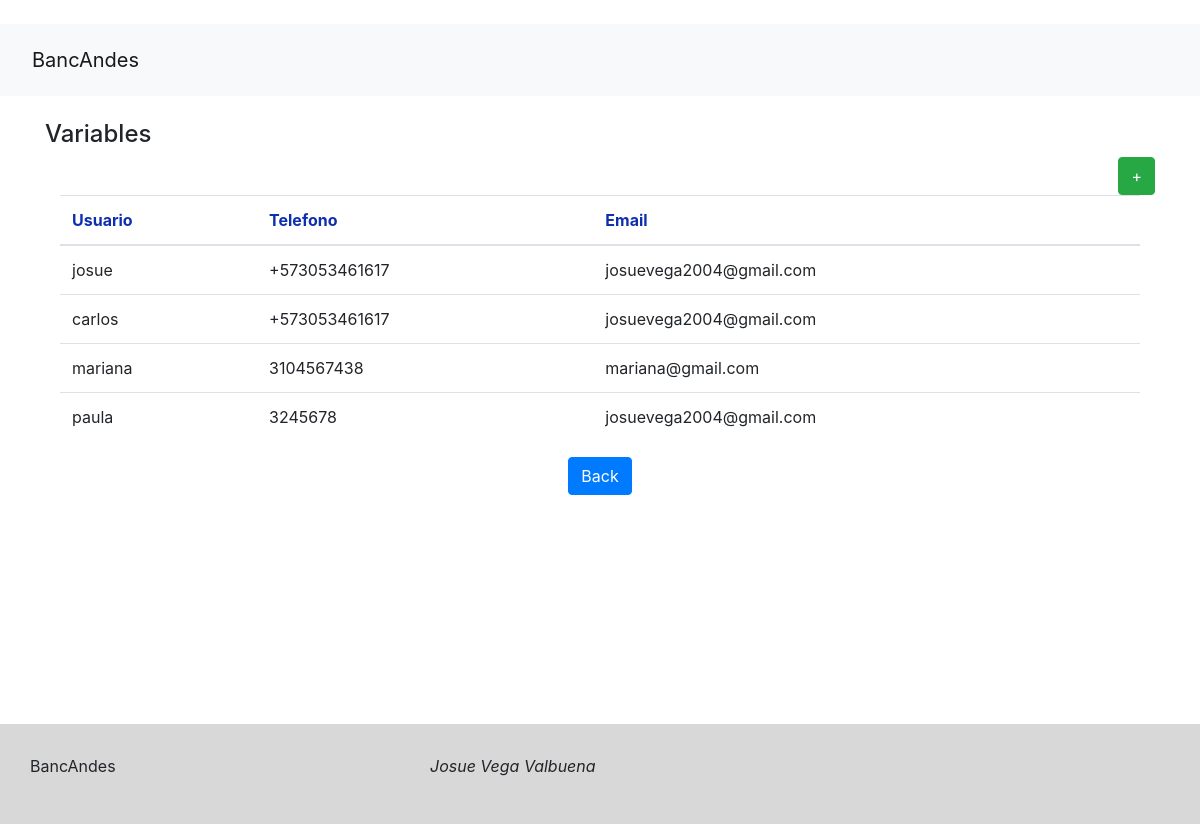
/users/, run on the app's committed database.
### usuarios/models.py (models this page shows, shortened)
class Usuario(models.Model):
    name = models.CharField(max_length=100)
    phone = models.CharField(max_length=15)
    email = models.CharField(max_length= 50)

### usuarios/views.py (the view)
# urls.py: path('users/', views.users_list, name ='users_list'),
def users_list(request):
    users = get_users()
    context = {
        'users_list': users
    }
    return render(request, 'User/users.html', context)

### usuarios/logic/user_logic.py (called while the page is built)
def get_users():
    queryset = Usuario.objects.all()
    return (queryset)

### usuarios/templates/User/users.html
{% extends 'base.html' %}
{% block content %}
<div class="content">
    <div class="">
        <div class="page-header-title">
            <h4 class="page-title">Variables</h4>
            <div style="text-align:right;">
                <button type="button" class="btn btn-success waves-effect waves-light"
                        onClick=" window.location.href='/userCreate' " style="text-align:center;">+
                </button>
            </div>
        </div>
    </div>
    <div class="page-content-wrapper">
        <div class="container">
            <div class="panel panel-default">
                <div class="panel-body">
                    <table class="table table-hover">
                        <thead>
                        <tr style="color:#0E2EB0">
                            <th>Usuario</th>
                            <th>Telefono</th>
                            <th>Email</th>
                        </tr>
                        </thead>
                        <tbody>
                        {% for user in users_list %}
                        <tr>
                            <td>{{ user.name }}</td>
                            <td>{{ user.phone }}</td>
                            <td>{{ user.email }}</td>
                        </tr>
                        {% endfor %}
                        </tbody>
                    </table>
                    <div style="text-align:center;">
                        <button type="button" class="btn btn-primary waves-effect waves-light"
                                onClick=" window.location.href='/' ">
                            Back
                        </button>
                    </div>
                </div>
            </div>
        </div>
    </div>
</div>
{% endblock %}

### banco/templates/base.html (shortened to what this page needs)
<!DOCTYPE html>
<html>
    <head>
        <link rel="stylesheet" href="https://stackpath.bootstrapcdn.com/bootstrap/4.1.3/css/bootstrap.min.css">
    </head>
    <body>
        <br>
        <nav class="navbar navbar-expand-lg navbar-light bg-light">
            <nav class="navbar navbar-light bg-light">
                <a class="navbar-brand" href="/">
                    BancAndes
                </a>
            </nav>
        </nav>
        <main>
          <div class="container" style="min-height: 580px;">
          {% block content %}
          {% endblock %}
          </div>
        </main>
    </body>
        <footer style="background-color: #D8D8D8; position: relative; bottom: 0; width: 100%; height: 100px;">
            <div style="padding: 30px">
                <div style="float: left; width: 400px;" >BancAndes</div>
                <div style="float: left; width: 400px;" ><i>Josue Vega Valbuena</i></div>
            </div>
            <br>
        </footer>
</html>

### data on the page
Usuario: name "josue", phone "+573053461617", email "josuevega2004@gmail.com"
Usuario: name "carlos", phone "+573053461617", email "josuevega2004@gmail.com"
Usuario: name "mariana", phone "3104567438", email "mariana@gmail.com"
Usuario: name "paula", phone "3245678", email "josuevega2004@gmail.com"
